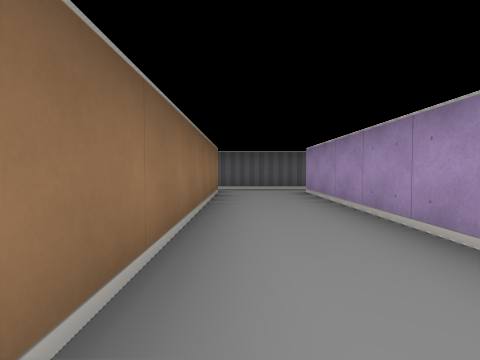
View 1 (above)

24 first-person views from a walk through a cub3D level. The camera is about half as high as the walls, tilts 2° down and sees 80° across. The floor is counted in squares. Each view is taken from the middle of a square. On the plan, view 1 faces up. The plan holds only what a view shows up to about 9 squares ahead; the rest is blank.

View 2
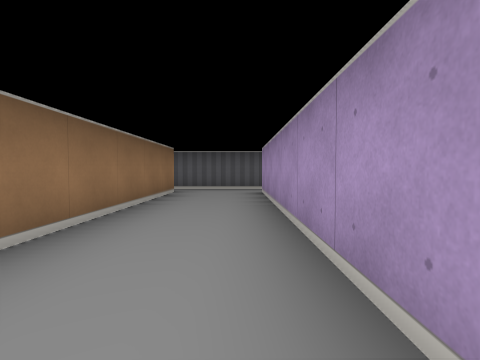

View 3
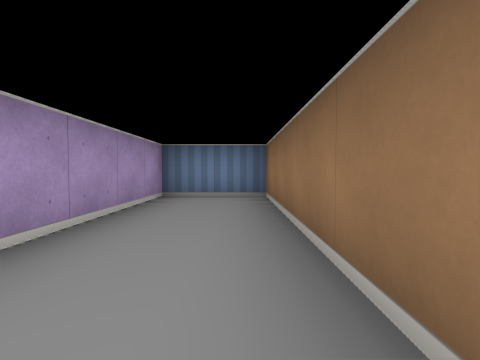

View 4
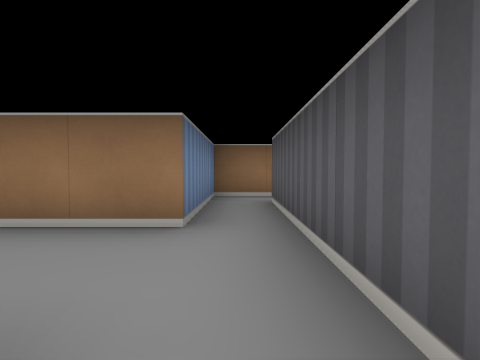

View 5
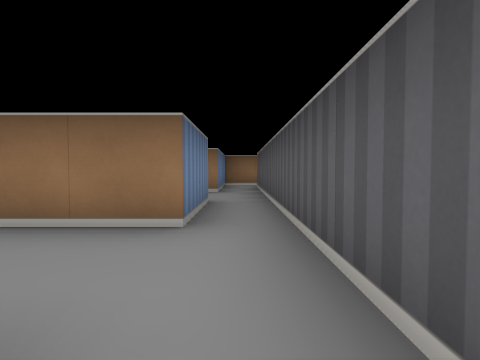

View 6
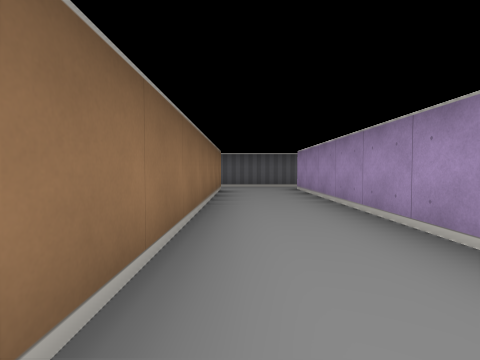

View 7
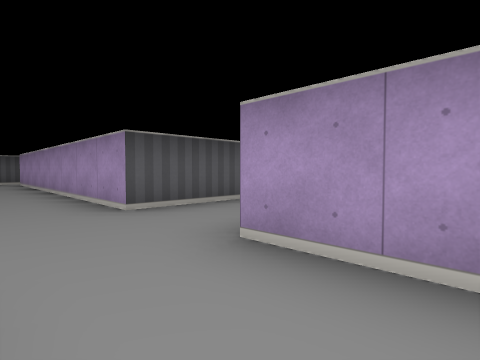

View 8
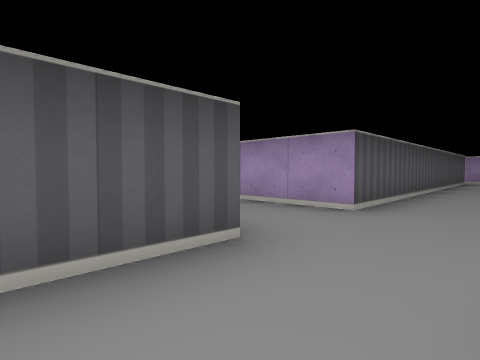

View 9
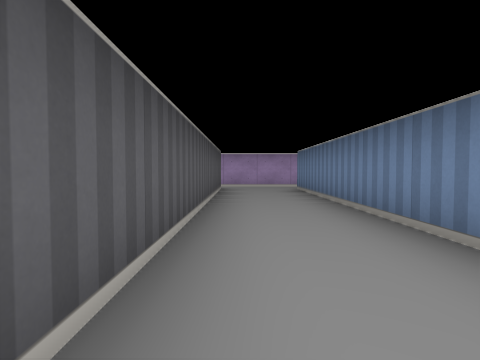

View 10
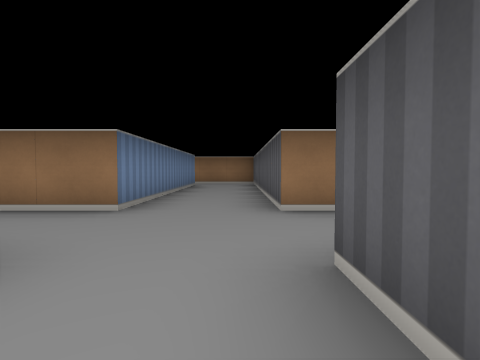

View 11
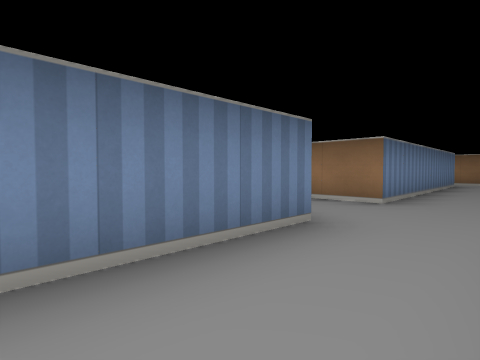

View 12
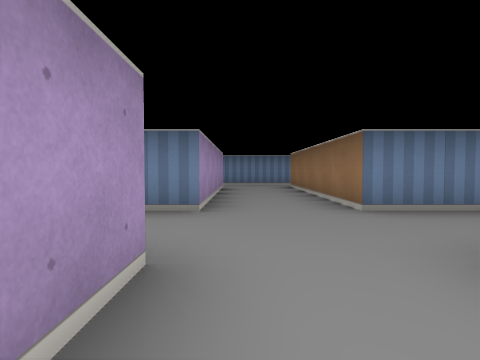

View 13
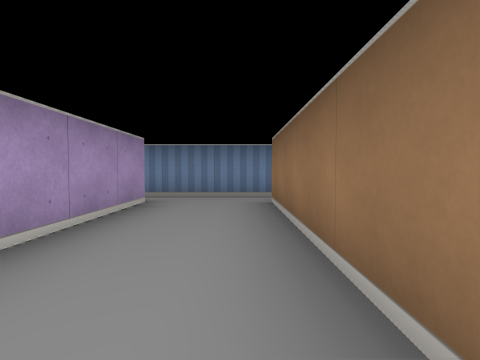

View 14
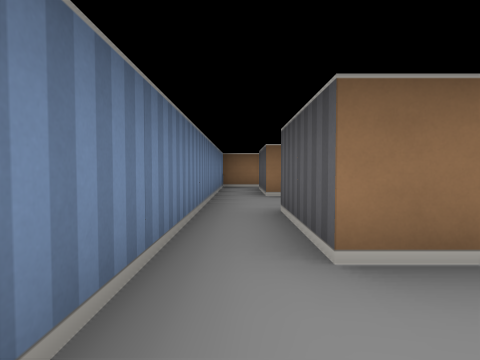

View 15
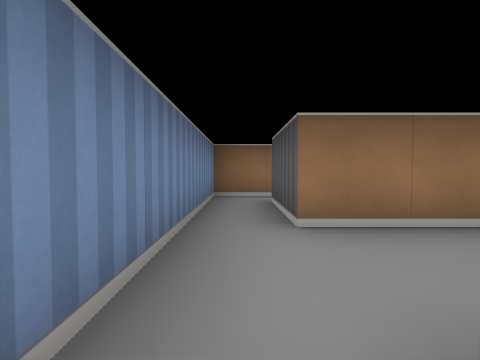

View 16
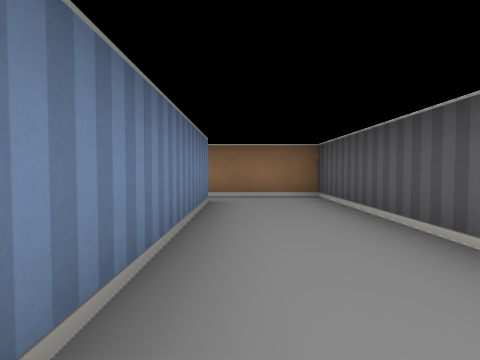

View 17
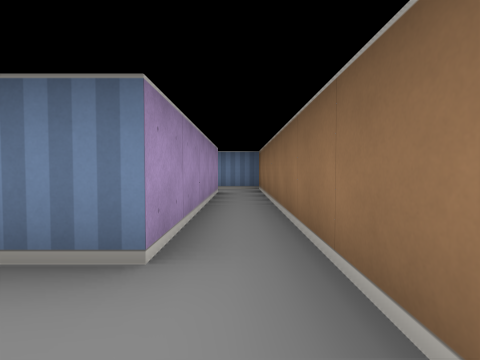

View 18
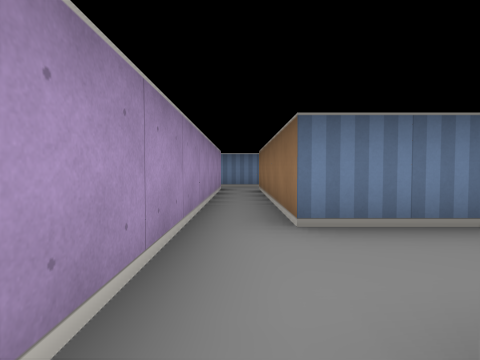

View 19
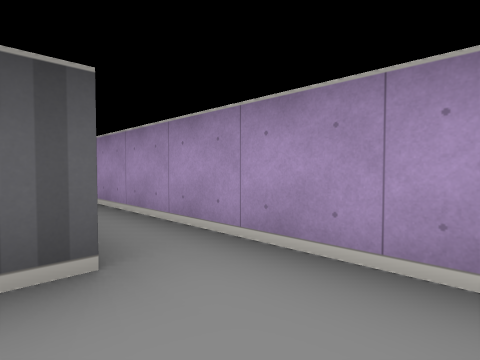

View 20
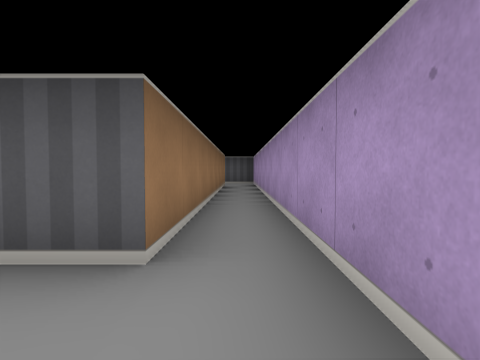

View 21
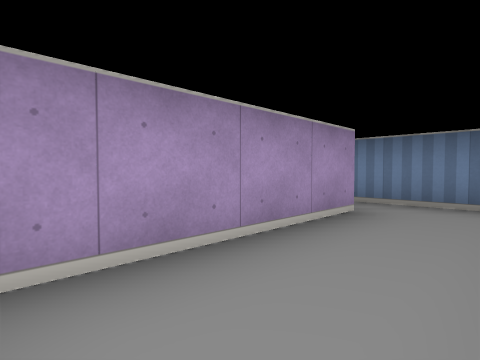

View 22
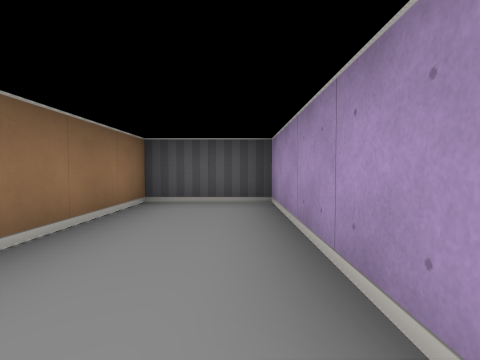

View 23
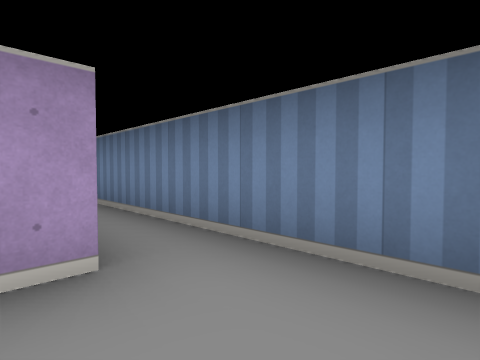

View 24
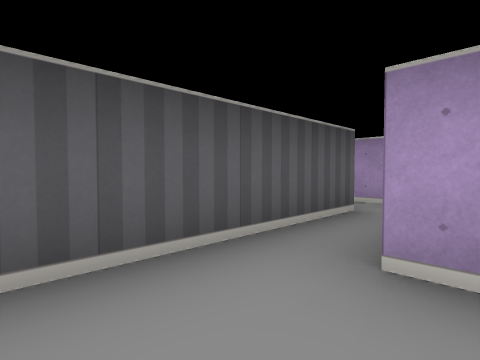

### Floor plan
Ten units are one square. View 1 is at (0, 0); x grows to the right and y downward. Boxes are objects, and circles mark ways between rooms. Rooms are numbered by the first view taken in them; rooms with no view inside come last. Other rooms are left out.
<svg viewBox="-40 -85 201 185">
<path fill="none" stroke="#000" d="M-5 -65 -5 5 15 5 15 -65M14 -75 -5 -75M55 86 55 35 145 35 145 85M15 95 55 95M-5 85 -25 85 -25 35 35 35 35 85 15 85M54 -75 14 -75M15 -65 35 -65 35 15 -35 15 -35 95 -5 95M144 95 156 95M155 82 155 -59M145 -56 145 15 55 15 55 -65M76 -75 54 -75M85 -74 85 -80M15 85 15 45 -5 45 -5 85M-5 95 15 95"/>
<circle cx="25" cy="-70" r="3" fill="#2a7"/>
<circle cx="65" cy="-70" r="3" fill="#2a7"/>
<circle cx="-15" cy="90" r="3" fill="#2a7"/>
<circle cx="25" cy="90" r="3" fill="#2a7"/>
<text x="0" y="-40">1</text>
<text x="60" y="20">2</text>
<text x="80" y="-70">3</text>
<text x="0" y="70">4</text>
</svg>
Room 1 opens to room 2. Room 2 opens to room 3. Room 2 opens to room 4.

Where each view was taken, in squares from view 1:
view 1: 0 up, 0 right, facing up
view 2: 0 up, 1 right, facing up
view 3: 5 up, 0 right, facing down
view 4: 7 up, 2 right, facing left
view 5: 7 up, 6 right, facing left
view 6: 1 down, 4 right, facing up
view 7: 5 down, 4 right, facing up-right
view 8: 3 down, 2 right, facing up-right
view 9: 2 down, 7 right, facing right
view 10: 2 down, 7 right, facing left
view 11: 2 down, 8 right, facing down-left
view 12: 0 up, 5 right, facing down
view 13: 4 down, 4 right, facing down
view 14: 9 down, 5 right, facing left
view 15: 9 down, 2 right, facing left
view 16: 3 down, 2 right, facing left
view 17: 2 down, 3 left, facing down
view 18: 1 down, 15 right, facing down
view 19: 3 down, 14 right, facing up-right
view 20: 3 down, 15 right, facing up
view 21: 5 down, 0 right, facing down-right
view 22: 9 down, 1 right, facing up
view 23: 8 down, 4 right, facing down-right
view 24: 6 up, 4 right, facing up-right
